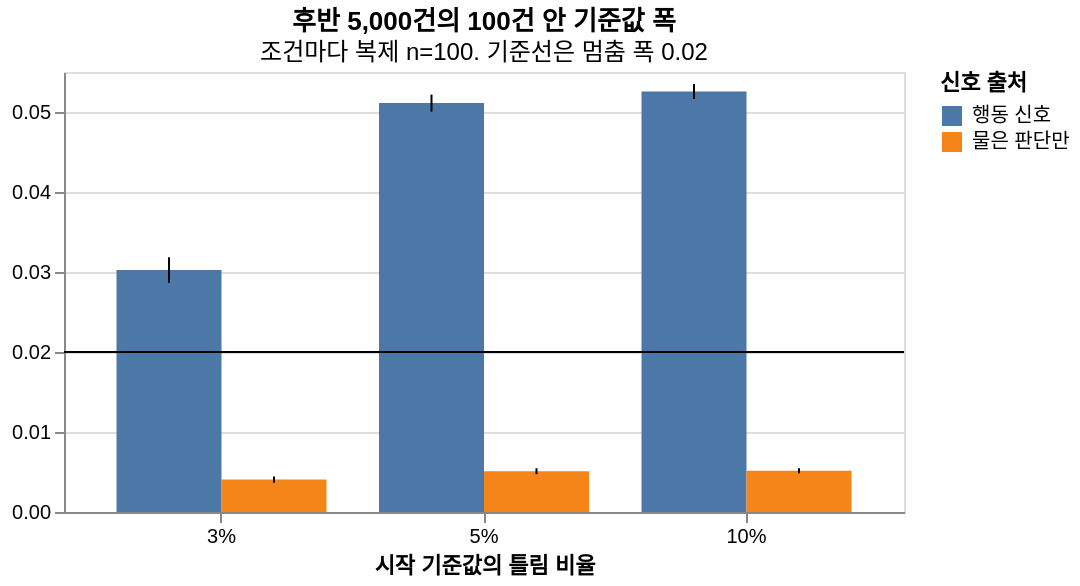

Specify this chart in Vega-Lite:
### Vega-Lite specification from a JSON file in a GitHub repository (floating-point values rounded to 4 significant figures)
{"$schema": "https://vega.github.io/schema/vega-lite/v5.json", "title": {"text": "후반 5,000건의 100건 안 기준값 폭", "subtitle": "조건마다 복제 n=100. 기준선은 멈춤 폭 0.02"}, "width": 420, "height": 220, "layer": [{"data": {"values": [{"condition": "3%", "signal": "행동 신호", "range": 0.03024, "low": 0.02864, "high": 0.03183}, {"condition": "5%", "signal": "행동 신호", "range": 0.05111, "low": 0.05004, "high": 0.05218}, {"condition": "10%", "signal": "행동 신호", "range": 0.05256, "low": 0.05162, "high": 0.0535}, {"condition": "3%", "signal": "물은 판단만", "range": 0.00406, "low": 0.003668, "high": 0.004452}, {"condition": "5%", "signal": "물은 판단만", "range": 0.005096, "low": 0.004719, "high": 0.005472}, {"condition": "10%", "signal": "물은 판단만", "range": 0.005155, "low": 0.004848, "high": 0.005462}]}, "mark": "bar", "encoding": {"x": {"field": "condition", "type": "nominal", "title": "시작 기준값의 틀림 비율", "sort": ["3%", "5%", "10%"], "axis": {"labelAngle": 0}}, "xOffset": {"field": "signal", "sort": ["행동 신호", "물은 판단만"]}, "y": {"field": "range", "type": "quantitative", "title": "기준값 폭(최대 − 최소)", "scale": {"zero": true}}, "color": {"field": "signal", "type": "nominal", "title": "신호 출처", "sort": ["행동 신호", "물은 판단만"]}}}, {"data": {"values": [{"condition": "3%", "signal": "행동 신호", "range": 0.03024, "low": 0.02864, "high": 0.03183}, {"condition": "5%", "signal": "행동 신호", "range": 0.05111, "low": 0.05004, "high": 0.05218}, {"condition": "10%", "signal": "행동 신호", "range": 0.05256, "low": 0.05162, "high": 0.0535}, {"condition": "3%", "signal": "물은 판단만", "range": 0.00406, "low": 0.003668, "high": 0.004452}, {"condition": "5%", "signal": "물은 판단만", "range": 0.005096, "low": 0.004719, "high": 0.005472}, {"condition": "10%", "signal": "물은 판단만", "range": 0.005155, "low": 0.004848, "high": 0.005462}]}, "mark": "errorbar", "encoding": {"x": {"field": "condition", "type": "nominal", "title": "시작 기준값의 틀림 비율", "sort": ["3%", "5%", "10%"], "axis": {"labelAngle": 0}}, "xOffset": {"field": "signal", "sort": ["행동 신호", "물은 판단만"]}, "y": {"field": "low", "type": "quantitative", "title": null}, "y2": {"field": "high"}}}, {"data": {"values": [{"limit": 0.02}]}, "mark": "rule", "encoding": {"y": {"field": "limit", "type": "quantitative"}}}]}
